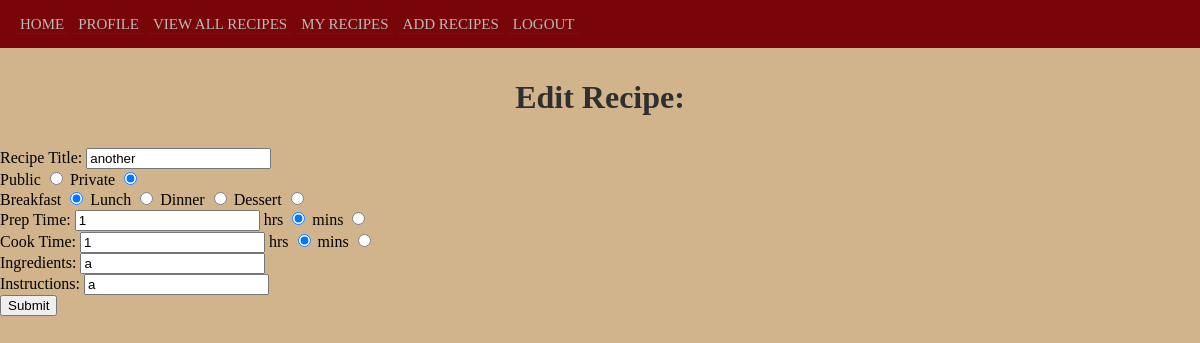
/loggedin/viewrecipes/edit/2 (signed in), run on an earlier commit of the app's database.
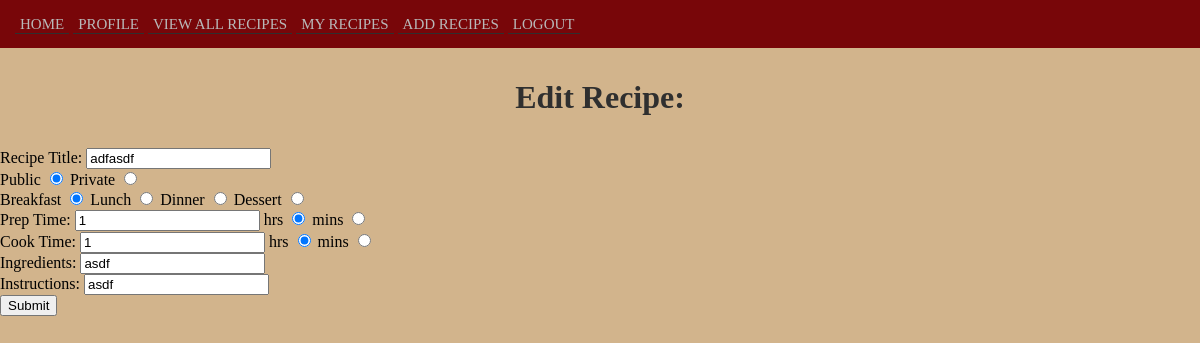
And on a later commit of the database.
### cookingARecipe/models.py (models this page shows, shortened)
class Recipes(db.Model):
    __tablename__ = 'recipes'
    id = db.Column(db.Integer, primary_key=True)
    Recipe_Title = db.Column(db.String(100), nullable=False)
    Recipe_Author = db.Column(db.String(1000))
    Recipe_Type = db.Column(db.String(20), nullable=False)
    Recipe_Img= db.Column(db.String(500), nullable =False)
    Recipe_Ingredients = db.Column(db.Text, nullable=False)
    Recipe_Instructions = db.Column(db.Text, nullable=False)
    Recipe_Expected_Prep_Time = db.Column(db.String(50), nullable=False)
    Recipe_Time_Prep = db.Column(db.String(20), nullable=False)
    Recipe_Expected_Cook_Time = db.Column(db.String(50), nullable=False)
    Recipe_Time_Cook = db.Column(db.String(20), nullable=False)
    Recipe_Date_Posted = db.Column(db.DateTime, nullable = False, default=datetime.today)
    Recipe_Public_Status = db.Column(db.String(20), nullable=False)
    user_id = db.Column(db.Integer, db.ForeignKey('user.id'))

### cookingARecipe/profile.py (the view)
@profile.route('/viewrecipes/edit/<int:id>', methods=['POST', 'GET'])
@login_required
def editRecipe(id):
    recipe= Recipes.query.get_or_404(id)
    if request.method == 'POST':
        recipe.Recipe_Title = request.form['Recipe_Title']
        recipe.Recipe_Type = request.form['type-of-meal']
        recipe.Recipe_Ingredients = request.form['ingredients']
        recipe.Recipe_Instructions =request.form['instructions']
        recipe.Recipe_Expected_Prep_Time = request.form['prep']
        recipe.Recipe_Time_Prep = request.form['time_prep']
        recipe.Recipe_Expected_Cook_Time = request.form['cook']
        recipe.Recipe_Time_Cook = request.form['time_cook']
        recipe.Recipe_Public_Status = request.form['status']
        db.session.commit()
        return redirect(url_for('profile.viewMyRecipes'))
    else:
        return render_template('editRecipe.html', recipe=recipe)

### cookingARecipe/__init__.py (called while the page is built)
def create_app():
    app = Flask(__name__)
    app.config['SECRET_KEY'] = os.urandom(26)
    app.config["IMAGE_UPLOADS"] = os.path.join(app.root_path, 'static')
    app.config["ALLOWED_IMAGE_EXTENSIONS"] = ["jpeg", "jpg", "png", "gif"]
    app.config["MAX_IMAGE_FILESIZE"] = 50 * 1024 * 1024
    basedir = os.path.abspath(os.path.dirname(__file__))
    app.config['SQLALCHEMY_DATABASE_URI'] = "sqlite:///"+ os.path.join(basedir, "cAR.db")
    db.init_app(app)
    login_manager = LoginManager()
    login_manager.login_view="auth.login"
    login_manager.init_app(app)
    from .models import User
    @login_manager.user_loader
    def load_user(user_id):
        return User.query.get(user_id)
    from .auth import auth
    app.register_blueprint(auth)
    from .main import main
    app.register_blueprint(main)
    from .profile import profile
    app.register_blueprint(profile)
    return app

### cookingARecipe/templates/editRecipe.html (shortened to what the changed rows need)
{% extends 'base.html' %}
{% block body %}
<div class="imageUpload">
    <h1>Edit Recipe:</h1>
    <div class="content-wrapper">
        <form class="add-form" action="/loggedin/viewrecipes/edit/{{ recipe.id }}" method="POST" enctype="multipart/form-data>
            <div class='recipe-title-wrapper'>
                <label class="recipe-title-label" for="Recipe_Title">Recipe Title: </label>
                <input class="add-form-item" name="Recipe_Title" id="Recipe_Title" type="text" value={{ recipe.Recipe_Title }} required><br>
            </div>
            <div class="public-private-status">
                <label class="public-private-status" for="public">Public</label>
                {% if recipe.Recipe_Public_Status == "Public" %}
                    <input type="radio" class="public-private-status" id="public" name="status" value="Public" checked required>
                {% else %}
                    <input type="radio" class="public-private-status" id="public" name="status" value="Public" required>
                {% endif %}
                <label class="public-private-status" for="private">Private</label>
                {% if recipe.Recipe_Public_Status == "Private" %}
                    <input type="radio" class="public-private-status" id="private" name="status" value="Private" checked>
                {% else %}
                    <input type="radio" class="public-private-status" id="private" name="status" value="Private">
                {% endif %}
            </div>
            <div class="recipe-expected-time-wrapper">
                <label class="time-label" for="prep">Prep Time: </label>
                <input class"add-form-item recipe-expected-prep-time" id="prep" name="prep" type="text" value={{ recipe.Recipe_Expected_Prep_Time }} required>
                <label class="time-label" for="time-hrs-prep">hrs</label>
                {% if recipe.Recipe_Time_Prep == "hrs" %}
                    <input type="radio" class="add-form-item time" id="time_hrs-prep1" name="time_prep" value="hrs" checked  required>
                {% else %}
                    <input type="radio" class="add-form-item time" id="time_hrs-prep2" name="time_prep" value="hrs" required>
                {% endif %}
                <label class="time-label" for="time-mins-prep">mins</label>
                {% if recipe.Recipe_Time_Prep == "mins" %}
                    <input type="radio" class="add-form-item time" id="time-mins-prep1" name="time_prep" value="mins" checked>
                {% else %}
                    <input type="radio" class="add-form-item time" id="time-mins-prep2" name="time_prep" value="mins">
                {% endif %}
                <br>
                <label class="time-label" for="cook">Cook Time: </label>
                <input class"add-form-item recipe-expected-cooking-time" type="text" id='cook' name='cook' value={{ recipe.Recipe_Expected_Cook_Time }} required>
                <label class="time-label" for="hr">hrs</label>
                {% if recipe.Recipe_Time_Cook == "hrs" %}
                    <input type="radio" class="add-form-item time" id="time_hrs-cook1" name="time_cook" value="hrs" required checked>
                {% else %}
                    <input type="radio" class="add-form-item time" id="time_hrs-cook2" name="time_cook" value="hrs" required>
                {% endif %}
                <label class="time-label" for="minutes">mins</label>
                {% if recipe.Recipe_Time_Cook == 'mins' %}
                    <input type="radio" class="add-form-item time" id="time_mins-cook1" name="time_cook" value="mins" checked>
                {% else %}
                    <input type="radio" class="add-form-item time" id="time_mins-cook2" name="time_cook" value="mins">
                {% endif %}
            </div>
            <div class="recipe-ingredients-wrapper">
                Ingredients:
                <input class="ingredients" name="ingredients" id="ingredients" type="text" value={{ recipe.Recipe_Ingredients }} required>
            </div>
            <div class="recipe-instructions-wrapper">
                <label class="instructions-label" for="instructions">Instructions: </label>
                <input class="instructions" id="instructions" name="instructions" type="text" value={{ recipe.Recipe_Instructions }} required>
            </div>
    </div>
{% endblock %}

What changed in the data, as far as the page shows it:
changed Recipes: Recipe_Title "another" → "adfasdf"; ingredients "a" → "asdf"; instructions "a" → "asdf"
Also different on the page:
form field status: (not shown) → "☑ Public"
form field status: (not shown) → "☐ Private"
form field status: "☐ Public" → (not shown)
form field status: "☑ Private" → (not shown)
